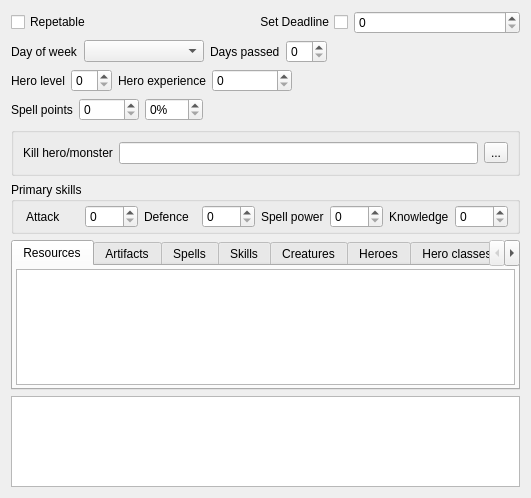
<?xml version="1.0" encoding="UTF-8"?>
<ui version="4.0">
 <class>QuestWidget</class>
 <widget class="QWidget" name="QuestWidget">
  <property name="geometry">
   <rect>
    <x>0</x>
    <y>0</y>
    <width>531</width>
    <height>498</height>
   </rect>
  </property>
  <layout class="QVBoxLayout" name="verticalLayout_2">
   <item>
    <layout class="QHBoxLayout" name="horizontalLayout_7">
     <item>
      <widget class="QCheckBox" name="repeatableCheckbox">
       <property name="text">
        <string>Repetable</string>
       </property>
      </widget>
     </item>
     <item>
      <widget class="QCheckBox" name="deadlineCheckbox">
       <property name="layoutDirection">
        <enum>Qt::LayoutDirection::RightToLeft</enum>
       </property>
       <property name="text">
        <string>Set Deadline</string>
       </property>
      </widget>
     </item>
     <item>
      <widget class="QSpinBox" name="deadlineSpinBox"/>
     </item>
    </layout>
   </item>
   <item>
    <layout class="QHBoxLayout" name="horizontalLayout_8">
     <item>
      <widget class="QLabel" name="label_7">
       <property name="text">
        <string>Day of week</string>
       </property>
      </widget>
     </item>
     <item>
      <widget class="QComboBox" name="dayOfWeek">
       <property name="minimumSize">
        <size>
         <width>120</width>
         <height>0</height>
        </size>
       </property>
      </widget>
     </item>
     <item>
      <widget class="QLabel" name="label_8">
       <property name="text">
        <string>Days passed</string>
       </property>
      </widget>
     </item>
     <item>
      <widget class="QSpinBox" name="daysPassed">
       <property name="minimumSize">
        <size>
         <width>20</width>
         <height>0</height>
        </size>
       </property>
      </widget>
     </item>
     <item>
      <spacer name="horizontalSpacer_3">
       <property name="orientation">
        <enum>Qt::Orientation::Horizontal</enum>
       </property>
       <property name="sizeHint" stdset="0">
        <size>
         <width>40</width>
         <height>20</height>
        </size>
       </property>
      </spacer>
     </item>
    </layout>
   </item>
   <item>
    <layout class="QHBoxLayout" name="horizontalLayout_10">
     <item>
      <widget class="QLabel" name="label_14">
       <property name="text">
        <string>Hero level</string>
       </property>
      </widget>
     </item>
     <item>
      <widget class="QSpinBox" name="heroLevel">
       <property name="minimumSize">
        <size>
         <width>40</width>
         <height>0</height>
        </size>
       </property>
      </widget>
     </item>
     <item>
      <widget class="QLabel" name="label_15">
       <property name="text">
        <string>Hero experience</string>
       </property>
      </widget>
     </item>
     <item>
      <widget class="QSpinBox" name="heroExperience">
       <property name="minimumSize">
        <size>
         <width>80</width>
         <height>0</height>
        </size>
       </property>
       <property name="maximum">
        <number>100000</number>
       </property>
       <property name="singleStep">
        <number>100</number>
       </property>
      </widget>
     </item>
     <item>
      <spacer name="horizontalSpacer_4">
       <property name="orientation">
        <enum>Qt::Orientation::Horizontal</enum>
       </property>
       <property name="sizeHint" stdset="0">
        <size>
         <width>40</width>
         <height>20</height>
        </size>
       </property>
      </spacer>
     </item>
    </layout>
   </item>
   <item>
    <layout class="QHBoxLayout" name="horizontalLayout_9">
     <item>
      <widget class="QLabel" name="label_9">
       <property name="text">
        <string>Spell points</string>
       </property>
      </widget>
     </item>
     <item>
      <widget class="QSpinBox" name="manaPoints">
       <property name="minimumSize">
        <size>
         <width>60</width>
         <height>0</height>
        </size>
       </property>
       <property name="maximum">
        <number>999</number>
       </property>
      </widget>
     </item>
     <item>
      <widget class="QSpinBox" name="manaPercentage">
       <property name="suffix">
        <string>%</string>
       </property>
       <property name="maximum">
        <number>100</number>
       </property>
      </widget>
     </item>
     <item>
      <spacer name="horizontalSpacer">
       <property name="orientation">
        <enum>Qt::Orientation::Horizontal</enum>
       </property>
       <property name="sizeHint" stdset="0">
        <size>
         <width>40</width>
         <height>20</height>
        </size>
       </property>
      </spacer>
     </item>
    </layout>
   </item>
   <item>
    <widget class="QGroupBox" name="targetContainer">
     <layout class="QHBoxLayout" name="targetBoxLayout">
      <item>
       <widget class="QLabel" name="label">
        <property name="text">
         <string>Kill hero/monster</string>
        </property>
       </widget>
      </item>
      <item>
       <widget class="QLineEdit" name="killTarget">
        <property name="readOnly">
         <bool>true</bool>
        </property>
       </widget>
      </item>
      <item>
       <widget class="QToolButton" name="killTargetSelect">
        <property name="text">
         <string>...</string>
        </property>
       </widget>
      </item>
     </layout>
    </widget>
   </item>
   <item>
    <widget class="QGroupBox" name="groupBox_3">
     <property name="title">
      <string>Primary skills</string>
     </property>
     <layout class="QHBoxLayout" name="horizontalLayout">
      <property name="leftMargin">
       <number>12</number>
      </property>
      <property name="topMargin">
       <number>3</number>
      </property>
      <property name="bottomMargin">
       <number>3</number>
      </property>
      <item>
       <widget class="QLabel" name="label_10">
        <property name="text">
         <string>Attack</string>
        </property>
       </widget>
      </item>
      <item>
       <widget class="QSpinBox" name="attack"/>
      </item>
      <item>
       <widget class="QLabel" name="label_11">
        <property name="text">
         <string>Defence</string>
        </property>
       </widget>
      </item>
      <item>
       <widget class="QSpinBox" name="defense"/>
      </item>
      <item>
       <widget class="QLabel" name="label_12">
        <property name="text">
         <string>Spell power</string>
        </property>
       </widget>
      </item>
      <item>
       <widget class="QSpinBox" name="power"/>
      </item>
      <item>
       <widget class="QLabel" name="label_13">
        <property name="text">
         <string>Knowledge</string>
        </property>
       </widget>
      </item>
      <item>
       <widget class="QSpinBox" name="knowledge"/>
      </item>
     </layout>
    </widget>
   </item>
   <item>
    <widget class="QTabWidget" name="tabWidget_2">
     <property name="layoutDirection">
      <enum>Qt::LayoutDirection::LeftToRight</enum>
     </property>
     <property name="tabPosition">
      <enum>QTabWidget::TabPosition::North</enum>
     </property>
     <property name="tabShape">
      <enum>QTabWidget::TabShape::Rounded</enum>
     </property>
     <property name="currentIndex">
      <number>0</number>
     </property>
     <property name="elideMode">
      <enum>Qt::TextElideMode::ElideNone</enum>
     </property>
     <property name="usesScrollButtons">
      <bool>true</bool>
     </property>
     <property name="documentMode">
      <bool>false</bool>
     </property>
     <property name="tabBarAutoHide">
      <bool>true</bool>
     </property>
     <widget class="QWidget" name="tab_3">
      <attribute name="title">
       <string>Resources</string>
      </attribute>
      <layout class="QHBoxLayout" name="horizontalLayout_2">
       <property name="leftMargin">
        <number>3</number>
       </property>
       <property name="topMargin">
        <number>3</number>
       </property>
       <property name="rightMargin">
        <number>3</number>
       </property>
       <property name="bottomMargin">
        <number>3</number>
       </property>
       <item>
        <widget class="QTableWidget" name="resources">
         <property name="editTriggers">
          <set>QAbstractItemView::EditTrigger::NoEditTriggers</set>
         </property>
         <property name="selectionMode">
          <enum>QAbstractItemView::SelectionMode::NoSelection</enum>
         </property>
         <property name="columnCount">
          <number>2</number>
         </property>
         <attribute name="horizontalHeaderVisible">
          <bool>false</bool>
         </attribute>
         <attribute name="horizontalHeaderDefaultSectionSize">
          <number>180</number>
         </attribute>
         <attribute name="horizontalHeaderStretchLastSection">
          <bool>true</bool>
         </attribute>
         <attribute name="verticalHeaderVisible">
          <bool>false</bool>
         </attribute>
         <attribute name="verticalHeaderDefaultSectionSize">
          <number>24</number>
         </attribute>
         <column/>
         <column/>
        </widget>
       </item>
      </layout>
     </widget>
     <widget class="QWidget" name="tab_4">
      <attribute name="title">
       <string>Artifacts</string>
      </attribute>
      <layout class="QHBoxLayout" name="horizontalLayout_3">
       <property name="leftMargin">
        <number>3</number>
       </property>
       <property name="topMargin">
        <number>3</number>
       </property>
       <property name="rightMargin">
        <number>3</number>
       </property>
       <property name="bottomMargin">
        <number>3</number>
       </property>
       <item>
        <widget class="QListWidget" name="artifacts">
         <property name="editTriggers">
          <set>QAbstractItemView::EditTrigger::NoEditTriggers</set>
         </property>
         <property name="selectionMode">
          <enum>QAbstractItemView::SelectionMode::NoSelection</enum>
         </property>
         <property name="isWrapping" stdset="0">
          <bool>true</bool>
         </property>
        </widget>
       </item>
      </layout>
     </widget>
     <widget class="QWidget" name="tab_5">
      <attribute name="title">
       <string>Spells</string>
      </attribute>
      <layout class="QHBoxLayout" name="horizontalLayout_4">
       <property name="leftMargin">
        <number>3</number>
       </property>
       <property name="topMargin">
        <number>3</number>
       </property>
       <property name="rightMargin">
        <number>3</number>
       </property>
       <property name="bottomMargin">
        <number>3</number>
       </property>
       <item>
        <widget class="QListWidget" name="spells">
         <property name="editTriggers">
          <set>QAbstractItemView::EditTrigger::NoEditTriggers</set>
         </property>
         <property name="selectionMode">
          <enum>QAbstractItemView::SelectionMode::NoSelection</enum>
         </property>
         <property name="isWrapping" stdset="0">
          <bool>true</bool>
         </property>
        </widget>
       </item>
      </layout>
     </widget>
     <widget class="QWidget" name="tab_7">
      <attribute name="title">
       <string>Skills</string>
      </attribute>
      <layout class="QHBoxLayout" name="horizontalLayout_5">
       <property name="leftMargin">
        <number>3</number>
       </property>
       <property name="topMargin">
        <number>3</number>
       </property>
       <property name="rightMargin">
        <number>3</number>
       </property>
       <property name="bottomMargin">
        <number>3</number>
       </property>
       <item>
        <widget class="QTableWidget" name="skills">
         <property name="columnCount">
          <number>2</number>
         </property>
         <attribute name="horizontalHeaderVisible">
          <bool>false</bool>
         </attribute>
         <attribute name="horizontalHeaderDefaultSectionSize">
          <number>180</number>
         </attribute>
         <attribute name="verticalHeaderVisible">
          <bool>false</bool>
         </attribute>
         <attribute name="verticalHeaderDefaultSectionSize">
          <number>24</number>
         </attribute>
         <column/>
         <column/>
        </widget>
       </item>
      </layout>
     </widget>
     <widget class="QWidget" name="tab_6">
      <attribute name="title">
       <string>Creatures</string>
      </attribute>
      <layout class="QVBoxLayout" name="verticalLayout">
       <property name="spacing">
        <number>0</number>
       </property>
       <property name="leftMargin">
        <number>3</number>
       </property>
       <property name="topMargin">
        <number>3</number>
       </property>
       <property name="rightMargin">
        <number>3</number>
       </property>
       <property name="bottomMargin">
        <number>3</number>
       </property>
       <item>
        <layout class="QHBoxLayout" name="horizontalLayout_6">
         <item>
          <widget class="QComboBox" name="creatureId">
           <property name="sizePolicy">
            <sizepolicy hsizetype="Expanding" vsizetype="Fixed">
             <horstretch>0</horstretch>
             <verstretch>0</verstretch>
            </sizepolicy>
           </property>
          </widget>
         </item>
         <item>
          <widget class="QSpinBox" name="creatureAmount">
           <property name="minimumSize">
            <size>
             <width>60</width>
             <height>0</height>
            </size>
           </property>
           <property name="maximum">
            <number>9999</number>
           </property>
           <property name="stepType">
            <enum>QAbstractSpinBox::StepType::AdaptiveDecimalStepType</enum>
           </property>
          </widget>
         </item>
         <item>
          <widget class="QPushButton" name="creatureAdd">
           <property name="text">
            <string>Add</string>
           </property>
          </widget>
         </item>
         <item>
          <widget class="QPushButton" name="creatureRemove">
           <property name="text">
            <string>Remove</string>
           </property>
          </widget>
         </item>
        </layout>
       </item>
       <item>
        <widget class="QTableWidget" name="creatures">
         <property name="editTriggers">
          <set>QAbstractItemView::EditTrigger::NoEditTriggers</set>
         </property>
         <property name="selectionMode">
          <enum>QAbstractItemView::SelectionMode::MultiSelection</enum>
         </property>
         <property name="selectionBehavior">
          <enum>QAbstractItemView::SelectionBehavior::SelectRows</enum>
         </property>
         <property name="columnCount">
          <number>2</number>
         </property>
         <attribute name="horizontalHeaderVisible">
          <bool>false</bool>
         </attribute>
         <attribute name="horizontalHeaderDefaultSectionSize">
          <number>180</number>
         </attribute>
         <attribute name="verticalHeaderVisible">
          <bool>false</bool>
         </attribute>
         <attribute name="verticalHeaderDefaultSectionSize">
          <number>24</number>
         </attribute>
         <column/>
         <column/>
        </widget>
       </item>
      </layout>
     </widget>
     <widget class="QWidget" name="tab">
      <attribute name="title">
       <string>Heroes</string>
      </attribute>
      <layout class="QHBoxLayout" name="horizontalLayout_12">
       <property name="leftMargin">
        <number>3</number>
       </property>
       <property name="topMargin">
        <number>3</number>
       </property>
       <property name="rightMargin">
        <number>3</number>
       </property>
       <property name="bottomMargin">
        <number>3</number>
       </property>
       <item>
        <widget class="QListWidget" name="heroes">
         <property name="editTriggers">
          <set>QAbstractItemView::EditTrigger::NoEditTriggers</set>
         </property>
         <property name="selectionMode">
          <enum>QAbstractItemView::SelectionMode::NoSelection</enum>
         </property>
         <property name="isWrapping" stdset="0">
          <bool>true</bool>
         </property>
        </widget>
       </item>
      </layout>
     </widget>
     <widget class="QWidget" name="tab_2">
      <attribute name="title">
       <string>Hero classes</string>
      </attribute>
      <layout class="QHBoxLayout" name="horizontalLayout_11">
       <property name="leftMargin">
        <number>3</number>
       </property>
       <property name="topMargin">
        <number>3</number>
       </property>
       <property name="rightMargin">
        <number>3</number>
       </property>
       <property name="bottomMargin">
        <number>3</number>
       </property>
       <item>
        <widget class="QListWidget" name="heroClasses">
         <property name="editTriggers">
          <set>QAbstractItemView::EditTrigger::NoEditTriggers</set>
         </property>
         <property name="selectionMode">
          <enum>QAbstractItemView::SelectionMode::NoSelection</enum>
         </property>
         <property name="isWrapping" stdset="0">
          <bool>true</bool>
         </property>
        </widget>
       </item>
      </layout>
     </widget>
     <widget class="QWidget" name="tab_8">
      <attribute name="title">
       <string>Players</string>
      </attribute>
      <layout class="QHBoxLayout" name="horizontalLayout_13">
       <property name="leftMargin">
        <number>3</number>
       </property>
       <property name="topMargin">
        <number>3</number>
       </property>
       <property name="rightMargin">
        <number>3</number>
       </property>
       <property name="bottomMargin">
        <number>3</number>
       </property>
       <item>
        <widget class="QListWidget" name="players">
         <property name="editTriggers">
          <set>QAbstractItemView::EditTrigger::NoEditTriggers</set>
         </property>
         <property name="selectionMode">
          <enum>QAbstractItemView::SelectionMode::NoSelection</enum>
         </property>
         <property name="isWrapping" stdset="0">
          <bool>true</bool>
         </property>
        </widget>
       </item>
      </layout>
     </widget>
    </widget>
   </item>
   <item>
    <widget class="QTextEdit" name="questInfo">
     <property name="undoRedoEnabled">
      <bool>true</bool>
     </property>
     <property name="readOnly">
      <bool>true</bool>
     </property>
    </widget>
   </item>
  </layout>
 </widget>
 <resources/>
 <connections/>
</ui>
